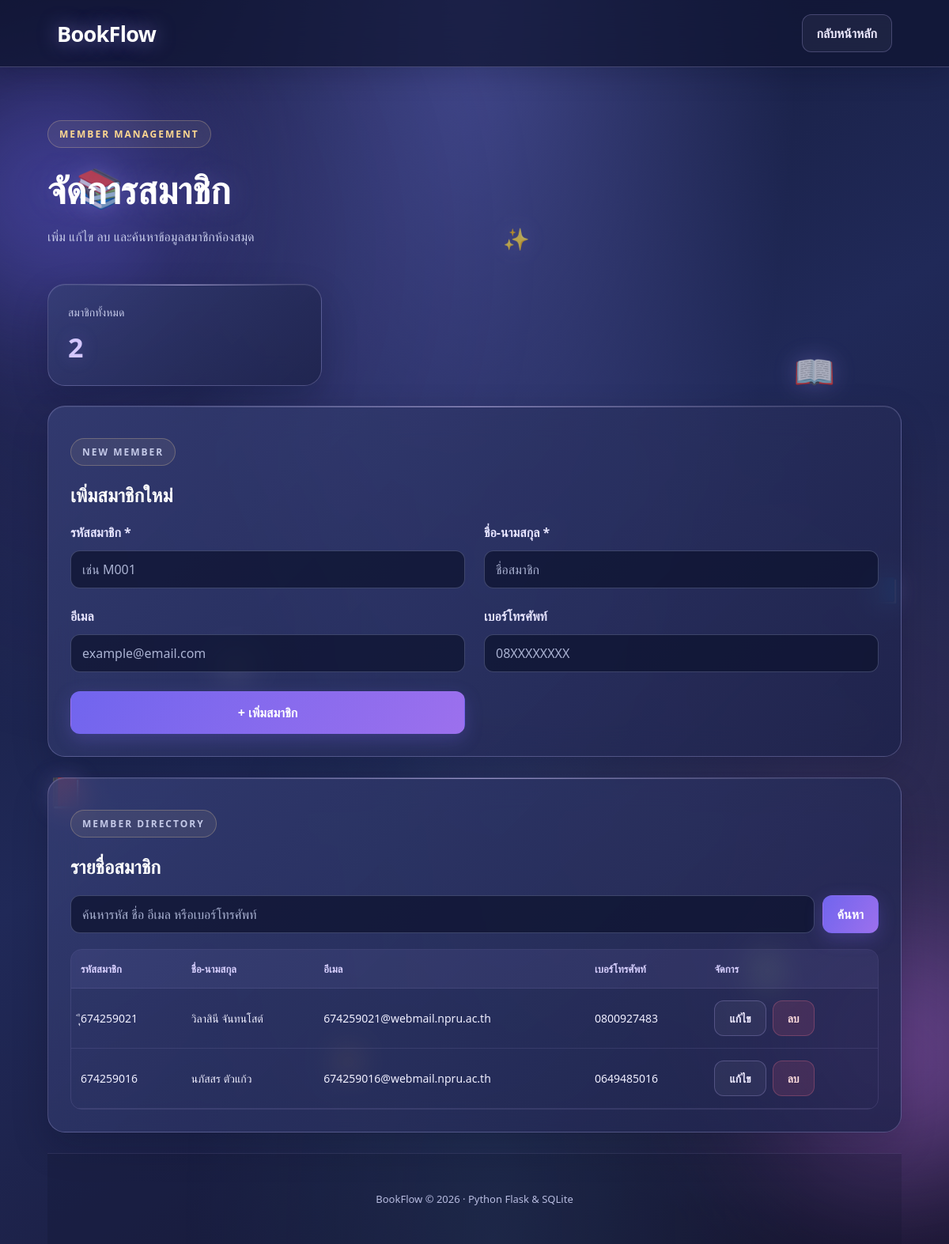
/members, run on the app's committed database.
### tables this page shows
CREATE TABLE members (
                id INTEGER PRIMARY KEY AUTOINCREMENT,
                member_code TEXT NOT NULL UNIQUE,
                name TEXT NOT NULL,
                email TEXT UNIQUE,
                phone TEXT,
                created_at TEXT NOT NULL DEFAULT CURRENT_TIMESTAMP
            );

### app.py (the view)
@app.route("/members")
def members():
    search = request.args.get("search", "").strip()
    connection = get_db_connection()
    try:
        if search:
            keyword = f"%{search}%"
            member_list = connection.execute(
                """
                SELECT * FROM members
                WHERE member_code LIKE ?
                   OR name LIKE ?
                   OR COALESCE(email, '') LIKE ?
                   OR COALESCE(phone, '') LIKE ?
                ORDER BY id DESC
                """,
                (keyword, keyword, keyword, keyword),
            ).fetchall()
        else:
            member_list = connection.execute(
                "SELECT * FROM members ORDER BY id DESC"
            ).fetchall()
        total_members = connection.execute(
            "SELECT COUNT(*) FROM members"
        ).fetchone()[0]
        return render_template(
            "members.html",
            members=member_list,
            search=search,
            total_members=total_members,
        )
    finally:
        connection.close()

### database/db.py (called while the page is built)
def get_db_connection():
    connection = sqlite3.connect(DATABASE_PATH)
    connection.row_factory = sqlite3.Row
    connection.execute("PRAGMA foreign_keys = ON")
    return connection

### templates/members.html (shortened to what this page needs)
<!DOCTYPE html>
<html lang="th">
<head>
    <link rel="stylesheet" href="{{ url_for('static', filename='style.css') }}">
</head>
<body>
    <div class="library-background" aria-hidden="true">
    <span class="floating-book book-one">📚</span>
    <span class="floating-book book-two">📖</span>
    <span class="floating-book book-three">📕</span>
    <span class="floating-book book-four">📗</span>
    <span class="floating-book book-five">📘</span>
    <span class="floating-book book-six">📙</span>
    <span class="floating-book book-seven">✨</span>
    <span class="floating-book book-eight">📖</span>
</div>
    <header class="header">
        <a class="brand" href="/">BookFlow</a>
        <a class="button secondary" href="/">กลับหน้าหลัก</a>
    </header>
    <main class="container">
        <section class="welcome">
            <p class="eyebrow">MEMBER MANAGEMENT</p>
            <h1>จัดการสมาชิก</h1>
            <p class="subtitle">เพิ่ม แก้ไข ลบ และค้นหาข้อมูลสมาชิกห้องสมุด</p>
        </section>
        <section class="stats">
            <article class="stat-card">
                <span>สมาชิกทั้งหมด</span>
                <strong>{{ total_members }}</strong>
            </article>
        </section>
        <section class="panel">
            <div class="section-heading">
                <p class="eyebrow">NEW MEMBER</p>
                <h2>เพิ่มสมาชิกใหม่</h2>
            </div>
            <form action="{{ url_for('add_member') }}" method="POST" class="book-form">
                <div class="form-group">
                    <label for="member_code">รหัสสมาชิก *</label>
                    <input
                        id="member_code"
                        name="member_code"
                        maxlength="30"
                        required
                        placeholder="เช่น M001"
                    >
                </div>
                <div class="form-group">
                    <label for="name">ชื่อ-นามสกุล *</label>
                    <input
                        id="name"
                        name="name"
                        maxlength="150"
                        required
                        placeholder="ชื่อสมาชิก"
                    >
                </div>
                <div class="form-group">
                    <label for="email">อีเมล</label>
                    <input
                        id="email"
                        name="email"
                        type="email"
                        maxlength="150"
                        placeholder="example@email.com"
                    >
                </div>
                <div class="form-group">
                    <label for="phone">เบอร์โทรศัพท์</label>
                    <input
                        id="phone"
                        name="phone"
                        maxlength="20"
                        placeholder="08XXXXXXXX"
                    >
                </div>
                <button class="button primary" type="submit">+ เพิ่มสมาชิก</button>
            </form>
        </section>
        <section class="panel">
            <div class="section-heading">
                <p class="eyebrow">MEMBER DIRECTORY</p>
                <h2>รายชื่อสมาชิก</h2>
            </div>
            <form action="{{ url_for('members') }}" method="GET" class="search-form">
                <input
                    name="search"
                    value="{{ search }}"
                    placeholder="ค้นหารหัส ชื่อ อีเมล หรือเบอร์โทรศัพท์"
                >
                <button class="button primary" type="submit">ค้นหา</button>
            </form>
            <div class="table-wrapper">
                <table>
                    <thead>
                        <tr>
                            <th>รหัสสมาชิก</th>
                            <th>ชื่อ-นามสกุล</th>
                            <th>อีเมล</th>
                            <th>เบอร์โทรศัพท์</th>
                            <th>จัดการ</th>
                        </tr>
                    </thead>
                    <tbody>
                        {% for member in members %}
                            <tr>
                                <td>{{ member.member_code }}</td>
                                <td>{{ member.name }}</td>
                                <td>{{ member.email or "-" }}</td>
                                <td>{{ member.phone or "-" }}</td>
                                <td>
                                    <div class="book-actions">
                                        <a
                                            class="button secondary"
                                            href="{{ url_for('edit_member', member_id=member.id) }}"
                                        >
                                            แก้ไข
                                        </a>
                                        <form
                                            action="{{ url_for('delete_member', member_id=member.id) }}"
                                            method="POST"
                                            onsubmit="return confirm('ยืนยันการลบสมาชิกคนนี้หรือไม่?')"
                                        >
                                            <button class="button danger" type="submit">
                                                ลบ
                                            </button>
                                        </form>
                                    </div>
                                </td>
                            </tr>
                        {% endfor %}
                    </tbody>
                </table>
            </div>
        </section>
        <footer>
            <p>BookFlow © 2026 · Python Flask & SQLite</p>
        </footer>
    </main>
</body>
</html>

### data on the page
members: member_code "ุึ674259021", name "วิลาสินี จันทนโสต์", email "674259021@webmail.npru.ac.th", phone "0800927483"
members: member_code "674259016", name "นภัสสร ตัวแก้ว", email "674259016@webmail.npru.ac.th", phone "0649485016"

### other printed values
{{ total_members }} "2"
